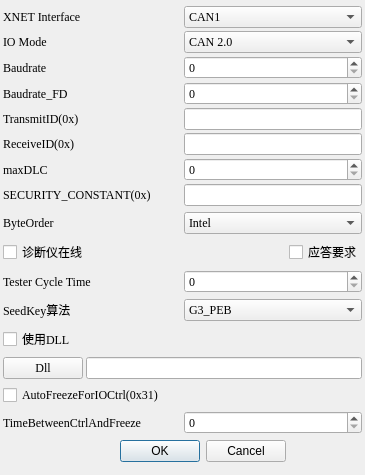
<?xml version="1.0" encoding="UTF-8"?>
<ui version="4.0">
 <class>UdsSetDlg</class>
 <widget class="QDialog" name="UdsSetDlg">
  <property name="geometry">
   <rect>
    <x>0</x>
    <y>0</y>
    <width>365</width>
    <height>475</height>
   </rect>
  </property>
  <property name="windowTitle">
   <string>Dialog</string>
  </property>
  <layout class="QGridLayout" name="gridLayout">
   <property name="leftMargin">
    <number>3</number>
   </property>
   <property name="topMargin">
    <number>3</number>
   </property>
   <property name="rightMargin">
    <number>3</number>
   </property>
   <property name="bottomMargin">
    <number>3</number>
   </property>
   <property name="spacing">
    <number>3</number>
   </property>
   <item row="0" column="0" colspan="2">
    <layout class="QVBoxLayout" name="verticalLayout">
     <property name="spacing">
      <number>3</number>
     </property>
     <item>
      <layout class="QHBoxLayout" name="horizontalLayout_3" stretch="1,1">
       <property name="spacing">
        <number>3</number>
       </property>
       <item>
        <widget class="QLabel" name="label">
         <property name="font">
          <font>
           <family>Times New Roman</family>
          </font>
         </property>
         <property name="text">
          <string>XNET Interface</string>
         </property>
        </widget>
       </item>
       <item>
        <widget class="QComboBox" name="cb_Intf">
         <property name="font">
          <font>
           <family>Times New Roman</family>
          </font>
         </property>
         <item>
          <property name="text">
           <string>CAN1</string>
          </property>
         </item>
         <item>
          <property name="text">
           <string>CAN2</string>
          </property>
         </item>
         <item>
          <property name="text">
           <string>CAN3</string>
          </property>
         </item>
         <item>
          <property name="text">
           <string>CAN4</string>
          </property>
         </item>
         <item>
          <property name="text">
           <string>CAN5</string>
          </property>
         </item>
         <item>
          <property name="text">
           <string>CAN6</string>
          </property>
         </item>
         <item>
          <property name="text">
           <string>CAN7</string>
          </property>
         </item>
         <item>
          <property name="text">
           <string>CAN8</string>
          </property>
         </item>
         <item>
          <property name="text">
           <string>CAN9</string>
          </property>
         </item>
         <item>
          <property name="text">
           <string>CAN10</string>
          </property>
         </item>
         <item>
          <property name="text">
           <string>CAN11</string>
          </property>
         </item>
         <item>
          <property name="text">
           <string>CAN12</string>
          </property>
         </item>
         <item>
          <property name="text">
           <string>CAN13</string>
          </property>
         </item>
         <item>
          <property name="text">
           <string>CAN14</string>
          </property>
         </item>
         <item>
          <property name="text">
           <string>CAN15</string>
          </property>
         </item>
         <item>
          <property name="text">
           <string>CAN16</string>
          </property>
         </item>
         <item>
          <property name="text">
           <string>CAN17</string>
          </property>
         </item>
         <item>
          <property name="text">
           <string>CAN18</string>
          </property>
         </item>
         <item>
          <property name="text">
           <string>CAN19</string>
          </property>
         </item>
         <item>
          <property name="text">
           <string>CAN20</string>
          </property>
         </item>
        </widget>
       </item>
      </layout>
     </item>
     <item>
      <layout class="QHBoxLayout" name="horizontalLayout_4" stretch="1,1">
       <property name="spacing">
        <number>3</number>
       </property>
       <item>
        <widget class="QLabel" name="label_4">
         <property name="font">
          <font>
           <family>Times New Roman</family>
          </font>
         </property>
         <property name="text">
          <string>IO Mode</string>
         </property>
        </widget>
       </item>
       <item>
        <widget class="QComboBox" name="cb_IOMode">
         <property name="font">
          <font>
           <family>Times New Roman</family>
          </font>
         </property>
         <item>
          <property name="text">
           <string>CAN 2.0</string>
          </property>
         </item>
         <item>
          <property name="text">
           <string>CAN FD</string>
          </property>
         </item>
         <item>
          <property name="text">
           <string>CAN FD BRS</string>
          </property>
         </item>
        </widget>
       </item>
      </layout>
     </item>
     <item>
      <layout class="QHBoxLayout" name="horizontalLayout_2" stretch="1,1">
       <property name="spacing">
        <number>3</number>
       </property>
       <item>
        <widget class="QLabel" name="label_2">
         <property name="font">
          <font>
           <family>Times New Roman</family>
          </font>
         </property>
         <property name="text">
          <string>Baudrate</string>
         </property>
        </widget>
       </item>
       <item>
        <widget class="QSpinBox" name="sb_baudrate">
         <property name="font">
          <font>
           <family>Times New Roman</family>
          </font>
         </property>
         <property name="maximum">
          <number>10000000</number>
         </property>
        </widget>
       </item>
      </layout>
     </item>
     <item>
      <layout class="QHBoxLayout" name="horizontalLayout" stretch="1,1">
       <property name="spacing">
        <number>3</number>
       </property>
       <item>
        <widget class="QLabel" name="label_3">
         <property name="font">
          <font>
           <family>Times New Roman</family>
          </font>
         </property>
         <property name="text">
          <string>Baudrate_FD</string>
         </property>
        </widget>
       </item>
       <item>
        <widget class="QSpinBox" name="sb_baudrate_canfd">
         <property name="font">
          <font>
           <family>Times New Roman</family>
          </font>
         </property>
         <property name="maximum">
          <number>10000000</number>
         </property>
        </widget>
       </item>
      </layout>
     </item>
     <item>
      <layout class="QHBoxLayout" name="horizontalLayout_5" stretch="1,1">
       <property name="spacing">
        <number>3</number>
       </property>
       <item>
        <widget class="QLabel" name="label_5">
         <property name="font">
          <font>
           <family>Times New Roman</family>
          </font>
         </property>
         <property name="text">
          <string>TransmitID(0x)</string>
         </property>
        </widget>
       </item>
       <item>
        <widget class="QLineEdit" name="le_transmitID">
         <property name="font">
          <font>
           <family>Times New Roman</family>
          </font>
         </property>
        </widget>
       </item>
      </layout>
     </item>
     <item>
      <layout class="QHBoxLayout" name="horizontalLayout_6" stretch="1,1">
       <property name="spacing">
        <number>3</number>
       </property>
       <item>
        <widget class="QLabel" name="label_6">
         <property name="font">
          <font>
           <family>Times New Roman</family>
          </font>
         </property>
         <property name="text">
          <string>ReceiveID(0x)</string>
         </property>
        </widget>
       </item>
       <item>
        <widget class="QLineEdit" name="le_receiveID">
         <property name="font">
          <font>
           <family>Times New Roman</family>
          </font>
         </property>
        </widget>
       </item>
      </layout>
     </item>
     <item>
      <layout class="QHBoxLayout" name="horizontalLayout_8" stretch="1,1">
       <property name="spacing">
        <number>3</number>
       </property>
       <item>
        <widget class="QLabel" name="label_8">
         <property name="font">
          <font>
           <family>Times New Roman</family>
          </font>
         </property>
         <property name="text">
          <string>maxDLC</string>
         </property>
        </widget>
       </item>
       <item>
        <widget class="QSpinBox" name="sb_maxDLC">
         <property name="font">
          <font>
           <family>Times New Roman</family>
          </font>
         </property>
         <property name="maximum">
          <number>1000</number>
         </property>
        </widget>
       </item>
      </layout>
     </item>
     <item>
      <layout class="QHBoxLayout" name="horizontalLayout_7" stretch="1,1">
       <property name="spacing">
        <number>3</number>
       </property>
       <item>
        <widget class="QLabel" name="label_7">
         <property name="font">
          <font>
           <family>Times New Roman</family>
          </font>
         </property>
         <property name="text">
          <string>SECURITY_CONSTANT(0x)</string>
         </property>
        </widget>
       </item>
       <item>
        <widget class="QLineEdit" name="le_securityConstant">
         <property name="font">
          <font>
           <family>Times New Roman</family>
          </font>
         </property>
        </widget>
       </item>
      </layout>
     </item>
    </layout>
   </item>
   <item row="1" column="0" colspan="2">
    <layout class="QHBoxLayout" name="horizontalLayout_13" stretch="1,1">
     <property name="spacing">
      <number>3</number>
     </property>
     <item>
      <widget class="QLabel" name="label_11">
       <property name="font">
        <font>
         <family>Times New Roman</family>
        </font>
       </property>
       <property name="text">
        <string>ByteOrder</string>
       </property>
      </widget>
     </item>
     <item>
      <widget class="QComboBox" name="cb_byteOrder">
       <property name="font">
        <font>
         <family>Times New Roman</family>
        </font>
       </property>
       <item>
        <property name="text">
         <string>Intel</string>
        </property>
       </item>
       <item>
        <property name="text">
         <string>Motorola</string>
        </property>
       </item>
      </widget>
     </item>
    </layout>
   </item>
   <item row="2" column="0">
    <widget class="QCheckBox" name="cb_Tester">
     <property name="font">
      <font>
       <family>Times New Roman</family>
      </font>
     </property>
     <property name="text">
      <string>诊断仪在线</string>
     </property>
    </widget>
   </item>
   <item row="2" column="1">
    <widget class="QCheckBox" name="cb_ResponseRequired">
     <property name="font">
      <font>
       <family>Times New Roman</family>
      </font>
     </property>
     <property name="text">
      <string>应答要求</string>
     </property>
    </widget>
   </item>
   <item row="3" column="0" colspan="2">
    <layout class="QHBoxLayout" name="horizontalLayout_10" stretch="1,1">
     <property name="spacing">
      <number>3</number>
     </property>
     <item>
      <widget class="QLabel" name="label_9">
       <property name="font">
        <font>
         <family>Times New Roman</family>
        </font>
       </property>
       <property name="text">
        <string>Tester Cycle Time</string>
       </property>
      </widget>
     </item>
     <item>
      <widget class="QSpinBox" name="sb_TesterCycleTime">
       <property name="font">
        <font>
         <family>Times New Roman</family>
        </font>
       </property>
       <property name="maximum">
        <number>1000000</number>
       </property>
      </widget>
     </item>
    </layout>
   </item>
   <item row="4" column="0" colspan="2">
    <layout class="QHBoxLayout" name="horizontalLayout_11" stretch="1,1">
     <property name="spacing">
      <number>3</number>
     </property>
     <item>
      <widget class="QLabel" name="label_10">
       <property name="font">
        <font>
         <family>Times New Roman</family>
        </font>
       </property>
       <property name="text">
        <string>SeedKey算法</string>
       </property>
      </widget>
     </item>
     <item>
      <widget class="QComboBox" name="cb_SeedKey">
       <property name="font">
        <font>
         <family>Times New Roman</family>
        </font>
       </property>
       <property name="frame">
        <bool>true</bool>
       </property>
       <item>
        <property name="text">
         <string>G3_PEB</string>
        </property>
       </item>
       <item>
        <property name="text">
         <string>G3_PCU</string>
        </property>
       </item>
       <item>
        <property name="text">
         <string>EP33L_BMS</string>
        </property>
       </item>
      </widget>
     </item>
    </layout>
   </item>
   <item row="5" column="0">
    <widget class="QCheckBox" name="cb_UseDllForSeedKey">
     <property name="font">
      <font>
       <family>Times New Roman</family>
      </font>
     </property>
     <property name="text">
      <string>使用DLL</string>
     </property>
    </widget>
   </item>
   <item row="7" column="0">
    <widget class="QCheckBox" name="cb_autoFreeze">
     <property name="font">
      <font>
       <family>Times New Roman</family>
      </font>
     </property>
     <property name="text">
      <string>AutoFreezeForIOCtrl(0x31)</string>
     </property>
    </widget>
   </item>
   <item row="9" column="0">
    <widget class="QDialogButtonBox" name="buttonBox">
     <property name="font">
      <font>
       <family>Microsoft YaHei UI</family>
      </font>
     </property>
     <property name="orientation">
      <enum>Qt::Horizontal</enum>
     </property>
     <property name="standardButtons">
      <set>QDialogButtonBox::Cancel|QDialogButtonBox::Ok</set>
     </property>
    </widget>
   </item>
   <item row="6" column="0" colspan="2">
    <layout class="QHBoxLayout" name="horizontalLayout_12" stretch="0,5">
     <property name="spacing">
      <number>3</number>
     </property>
     <item>
      <widget class="QPushButton" name="pb_selDll">
       <property name="font">
        <font>
         <family>Times New Roman</family>
        </font>
       </property>
       <property name="text">
        <string>Dll</string>
       </property>
      </widget>
     </item>
     <item>
      <widget class="QLineEdit" name="le_dllPath">
       <property name="font">
        <font>
         <family>Times New Roman</family>
        </font>
       </property>
      </widget>
     </item>
    </layout>
   </item>
   <item row="8" column="0" colspan="2">
    <layout class="QHBoxLayout" name="horizontalLayout_14">
     <property name="spacing">
      <number>3</number>
     </property>
     <item>
      <widget class="QLabel" name="label_12">
       <property name="font">
        <font>
         <family>Times New Roman</family>
        </font>
       </property>
       <property name="text">
        <string>TimeBetweenCtrlAndFreeze</string>
       </property>
      </widget>
     </item>
     <item>
      <widget class="QSpinBox" name="sb_timeBetweenCtrlAndFreeze">
       <property name="font">
        <font>
         <family>Times New Roman</family>
        </font>
       </property>
       <property name="maximum">
        <number>1000000</number>
       </property>
      </widget>
     </item>
    </layout>
   </item>
  </layout>
 </widget>
 <resources/>
 <connections>
  <connection>
   <sender>buttonBox</sender>
   <signal>accepted()</signal>
   <receiver>UdsSetDlg</receiver>
   <slot>accept()</slot>
   <hints>
    <hint type="sourcelabel">
     <x>248</x>
     <y>254</y>
    </hint>
    <hint type="destinationlabel">
     <x>157</x>
     <y>274</y>
    </hint>
   </hints>
  </connection>
  <connection>
   <sender>buttonBox</sender>
   <signal>rejected()</signal>
   <receiver>UdsSetDlg</receiver>
   <slot>reject()</slot>
   <hints>
    <hint type="sourcelabel">
     <x>316</x>
     <y>260</y>
    </hint>
    <hint type="destinationlabel">
     <x>286</x>
     <y>274</y>
    </hint>
   </hints>
  </connection>
 </connections>
</ui>
